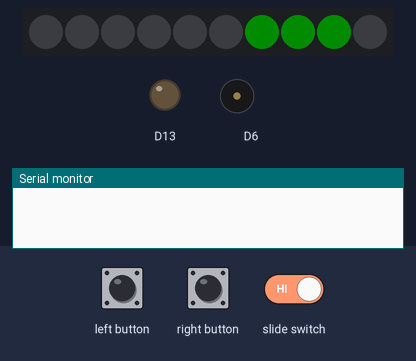
The sketch below on a simulated Adafruit Circuit Playground Express. On the bench: 10 RGB LEDs in strip order, left to right, output pins drawn as LEDs (lit = HIGH), buzzer (waves = sounding), the last lines printed to the serial monitor. The test bench sets the inputs (shaded band). Dim RGB values are drawn brighter than linear; random numbers use the default seed unless the sketch sets one.

Above: at 2.13 s.
3.4 s: slide switch set LOW
At 5.1 s:
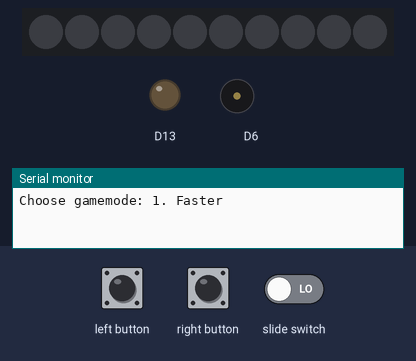
8.3 s: slide switch set HIGH
At 8.36 s:
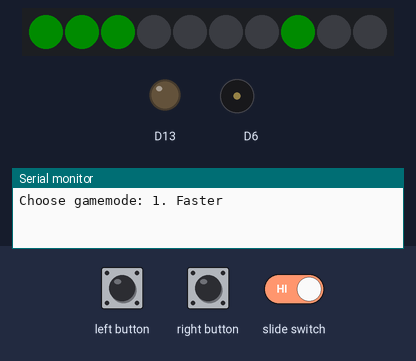
10.4 s: right button pressed for 1.55 s
At 13.12 s:
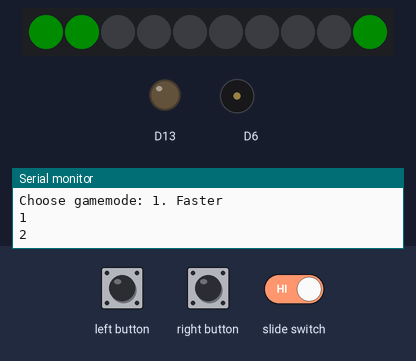
14.5 s: left button pressed for 1.55 s
At 16.09 s:
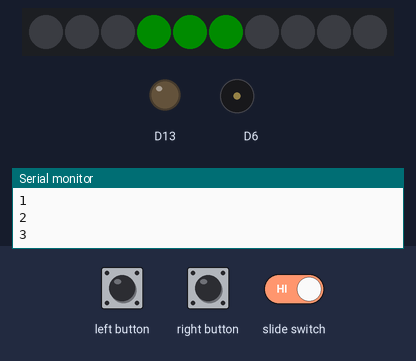
17.6 s: right button pressed for 1.55 s
At 19.65 s:
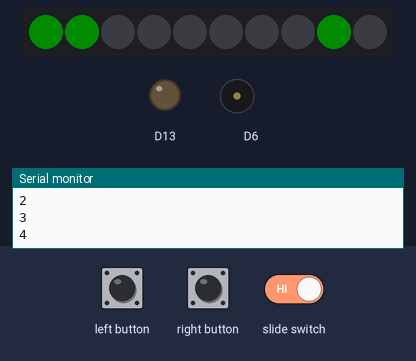
Timing chart, 0 to 21.1 s (numbered marks = the images above; inputs shaded):
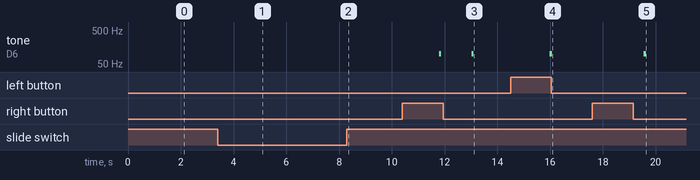

The sketch:

engr_final.ino
```cpp
#include <Adafruit_CircuitPlayground.h>

volatile int switchFlag, button4Flag, button5Flag;  // ISRs for switch and buttons declared
bool leftButtonPressed, rightButtonPressed; // button states declared to be read in
int i, ii;
int note = 0; // int variables declared + initialized
int delayTime = 125;
int randPixel = random(0, 10);
int score = 0;
int highScore = 0;
int modeCounter = 1;
int count = 0;

int song[12][2] = { // song matrix
    {64, 100},
    {60, 100},
    {68, 100},
    {60, 100},
    {67, 100},
    {60, 100},
    {64, 100},
    {60, 100},
    {72, 200},
  };

void setup() {
  CircuitPlayground.begin();
  Serial.begin(9600); // begin serial communcation
  attachInterrupt(digitalPinToInterrupt(4), button4Pressed, RISING); // attatch interrupt functions called
  attachInterrupt(digitalPinToInterrupt(5), button5Pressed, RISING);
  attachInterrupt(digitalPinToInterrupt(7), switchFlipped, CHANGE);
}

void loop() {
  // read in states of buttons
  leftButtonPressed = CircuitPlayground.leftButton();
  rightButtonPressed = CircuitPlayground.rightButton();

  // if user pauses game
  if(switchFlag)
  {
    CircuitPlayground.clearPixels();
    score = 0; // reset score
    // change gamemode
    switch(modeCounter)
    {
      case 1:
      delayTime = 125;
      ++count;
      if(count <= 1)
      {
      Serial.println("Choose gamemode: 1. Faster");
      }
      break;

      case 2:
      delayTime = 25;
      ++count;
      if(count <= 1)
      {
      Serial.println("Choose gamemode: 2. Slower");
      }
      break;

      case 3:
      delayTime = 50;
      ++count;
      if(count <= 1)
      {
        Serial.println("Choose gamemode: 3. Song");
      }
      break;

      case 4:
      delayTime = random(25, 200);
      ++count;
      if(count <= 1)
      {
        Serial.println("Choose gamemode: 4. Random");
      }

      case 5:
      ++count;
      if(count <= 1)
      {
        Serial.print("Current high score: ");
        Serial.println(highScore);
      }
      break;

      break;
    }

    // toggle gamemode up
    if(button5Flag)
    {
      modeCounter++;

      if(modeCounter > 5)
      {
        modeCounter = 1;
      }

      count = 0;
      button5Flag = 0;
    }

    // toggle gamemode down
    if(button4Flag)
    {
      modeCounter--;

      if(modeCounter < 1)
      {
        modeCounter = 5;
      }

      count = 0;
      button4Flag = 0;
    }
  }

  // resume game
  if(switchFlag == 0)
  {
    // set random pixel on
    CircuitPlayground.setPixelColor(randPixel, 0, 155, 0);

    // cycle through and keep random pixel on
    for(i = 0; i < 10; i++)
    {
      CircuitPlayground.setPixelColor(i, 0, 155, 0);

      if(i + 1 >= 9)
      {
        int ii = 0;
        CircuitPlayground.setPixelColor(ii, 0, 155, 0);
        CircuitPlayground.setPixelColor(ii + 1, 0, 155, 0);
      }
      else
      {
        CircuitPlayground.setPixelColor(i + 1, 0, 155, 0);
        CircuitPlayground.setPixelColor(i + 2, 0, 155, 0);
      }

      // if user prsses a button
      if(leftButtonPressed || rightButtonPressed)
      {
        // if when user presses button, the lead pixel in the cycle = the random pixel
        if(i == randPixel)
        {
          // play tone and increment score
          if(modeCounter == 3)
          {
            CircuitPlayground.playTone(((440 / 32.0) * pow(2.0, ((song[note][0] - 9.0) / 12.0))), 100);
            note++;

            if(note > 12)
            {
              note = 0;
            }
          }

          else
          {
            CircuitPlayground.playTone(100, 80);
          }

          Serial.println(++score);

          if(score >= highScore)
          {
            highScore = score; // set new high score
          }

          // new random pixel
          randPixel = random(0, 10);

          // manipulates the delayTime for the next cycle depending on gamemode
          switch(modeCounter)
          {
            case 1:
            delayTime = delayTime - 2;
            break;

            case 2:
            delayTime = delayTime + 2;
            break;

            case 3:
            if(count == 2 || count == 4 ||count == 6)
            {
              delayTime = 150;
            }
            delayTime = delayTime;

            break;

            case 4:
            delayTime = random(25, 200);
            break;

            default:
            delayTime = delayTime - 2;
            break;

          }
          break;
        }
      }

      // how fast the cycle goes
      delay(delayTime);

      // do not turn off the random pixel
      for (int j = 0; j < 10; j++)
      {
        if (j != randPixel)
        {
          CircuitPlayground.setPixelColor(j, 0, 0, 0);
        }
      }
    }
  }

}

void switchFlipped()
{
  // switch ISR turns switchFlag to true
  if(switchFlag == 1)
  {
    switchFlag = 0;
  }
  else
  {
    switchFlag = 1;
  }
}

void button4Pressed()
{
  // button4Flag set true
  button4Flag = 1;
  delay(100);
}

void button5Pressed()
{
  // button5Flag set true
  button5Flag = 1;
  delay(100);
}
```

Measured:
- after the input at 8.3 s, the LEDs: change at once (image 2)
- after the input at 10.4 s, tone on D6: alternates 100 Hz for 0.08 s and silent for 1.1 s, starting after 1.4 s
- after the input at 14.5 s, tone on D6: silent → 100 Hz after 1.5 s, → silent 0.08 s later
- after the input at 17.6 s, tone on D6: silent → 100 Hz after 2.0 s, → silent 0.08 s later
